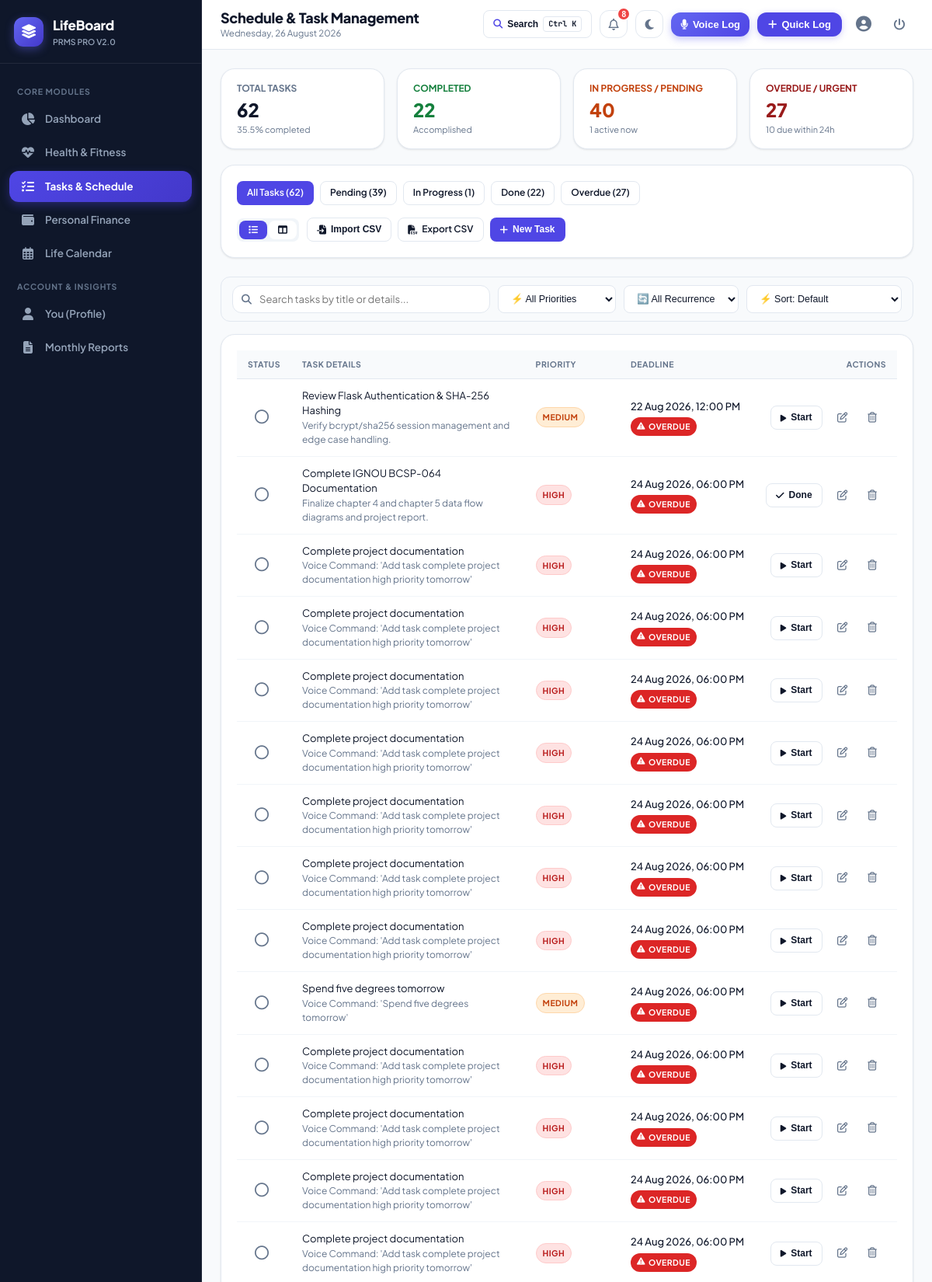
/tasks (signed in, upper part), run on the app's committed database.
### tables this page shows
CREATE TABLE tasks (
        task_id INTEGER PRIMARY KEY AUTOINCREMENT,
        user_id INTEGER NOT NULL,
        title VARCHAR(100) NOT NULL,
        description TEXT,
        priority VARCHAR(10) NOT NULL CHECK (priority IN ('high', 'medium', 'low')),
        status VARCHAR(15) DEFAULT 'pending' CHECK (status IN ('pending', 'in_progress', 'done')),
        deadline DATETIME NOT NULL,
        completed_at DATETIME,
        created_at DATETIME DEFAULT CURRENT_TIMESTAMP, recurring VARCHAR(20) DEFAULT 'none',
        FOREIGN KEY (user_id) REFERENCES users(user_id) ON DELETE CASCADE
    );

### app.py (the view)
@app.route('/tasks')
@login_required
def tasks():
    user_id = session['user_id']
    filter_status = request.args.get('status', 'all').lower()
    view_mode = request.args.get('view', 'list') # 'list' or 'board'
    task_list = models.get_user_tasks(user_id, filter_status=filter_status)
    task_summary = models.get_task_summary(user_id)
    pending_tasks = [t for t in task_list if t['status'] == 'pending']
    in_progress_tasks = [t for t in task_list if t['status'] == 'in_progress']
    done_tasks = [t for t in task_list if t['status'] == 'done']
    return render_template('tasks/index.html',
                           tasks=task_list,
                           summary=task_summary,
                           current_filter=filter_status,
                           view_mode=view_mode,
                           pending_tasks=pending_tasks,
                           in_progress_tasks=in_progress_tasks,
                           done_tasks=done_tasks)

### templates/tasks/index.html (shortened to what this page needs)
{% extends "base.html" %}
{% block page_title %}Schedule & Task Management{% endblock %}
{% block content %}
<div class="grid-4">
  <div class="card" style="padding: 16px 20px;">
    <div style="font-size: 12px; font-weight: 700; color: var(--text-muted); text-transform: uppercase;">Total Tasks</div>
    <div style="font-size: 24px; font-weight: 800; color: var(--text-main);">{{ summary.total }}</div>
    <div style="font-size: 11px; color: var(--text-muted);">{{ summary.completion_rate }}% completed</div>
  </div>
  <div class="card" style="padding: 16px 20px;">
    <div style="font-size: 12px; font-weight: 700; color: #15803d; text-transform: uppercase;">Completed</div>
    <div style="font-size: 24px; font-weight: 800; color: #15803d;">{{ summary.done }}</div>
    <div style="font-size: 11px; color: var(--text-muted);">Accomplished</div>
  </div>
  <div class="card" style="padding: 16px 20px;">
    <div style="font-size: 12px; font-weight: 700; color: #c2410c; text-transform: uppercase;">In Progress / Pending</div>
    <div style="font-size: 24px; font-weight: 800; color: #c2410c;">{{ summary.pending + summary.in_progress }}</div>
    <div style="font-size: 11px; color: var(--text-muted);">{{ summary.in_progress }} active now</div>
  </div>
  <div class="card" style="padding: 16px 20px;">
    <div style="font-size: 12px; font-weight: 700; color: #991b1b; text-transform: uppercase;">Overdue / Urgent</div>
    <div style="font-size: 24px; font-weight: 800; color: #991b1b;">{{ summary.overdue }}</div>
    <div style="font-size: 11px; color: var(--text-muted);">{{ summary.due_soon }} due within 24h</div>
  </div>
</div>
<div class="card" style="margin-bottom: 24px;">
  <div style="display: flex; justify-content: space-between; align-items: center; flex-wrap: wrap; gap: 16px;">
    <div style="display: flex; gap: 8px; flex-wrap: wrap;">
      <a href="{{ url_for('tasks', status='all', view=view_mode) }}" class="btn btn-sm {% if current_filter == 'all' %}btn-primary{% else %}btn-secondary{% endif %}">
        All Tasks ({{ summary.total }})
      </a>
      <a href="{{ url_for('tasks', status='pending', view=view_mode) }}" class="btn btn-sm {% if current_filter == 'pending' %}btn-primary{% else %}btn-secondary{% endif %}">
        Pending ({{ summary.pending }})
      </a>
      <a href="{{ url_for('tasks', status='in_progress', view=view_mode) }}" class="btn btn-sm {% if current_filter == 'in_progress' %}btn-primary{% else %}btn-secondary{% endif %}">
        In Progress ({{ summary.in_progress }})
      </a>
      <a href="{{ url_for('tasks', status='done', view=view_mode) }}" class="btn btn-sm {% if current_filter == 'done' %}btn-primary{% else %}btn-secondary{% endif %}">
        Done ({{ summary.done }})
      </a>
      <a href="{{ url_for('tasks', status='overdue', view=view_mode) }}" class="btn btn-sm {% if current_filter == 'overdue' %}btn-danger{% else %}btn-secondary{% endif %}">
        Overdue ({{ summary.overdue }})
      </a>
    </div>
    <div style="display: flex; gap: 10px; align-items: center;">
      <div style="background: #f1f5f9; padding: 3px; border-radius: 8px; display: flex; gap: 2px;">
        <a href="{{ url_for('tasks', status=current_filter, view='list') }}" class="btn btn-sm {% if view_mode == 'list' %}btn-primary{% else %}btn-secondary{% endif %}" style="border: none;" title="List View">
          <i class="fa-solid fa-list"></i>
        </a>
        <a href="{{ url_for('tasks', status=current_filter, view='board') }}" class="btn btn-sm {% if view_mode == 'board' %}btn-primary{% else %}btn-secondary{% endif %}" style="border: none;" title="Kanban Board View">
          <i class="fa-solid fa-table-columns"></i>
        </a>
      </div>
      <div style="display: flex; gap: 8px; flex-wrap: wrap;">
        <button class="btn btn-secondary btn-sm" onclick="openModal('importTaskCsvModal')" title="Import Tasks from CSV">
          <i class="fa-solid fa-file-import"></i> Import CSV
        </button>
        <a href="{{ url_for('export_csv', module_name='tasks') }}" class="btn btn-secondary btn-sm" title="Export Tasks to CSV">
          <i class="fa-solid fa-file-csv"></i> Export CSV
        </a>
        <button class="btn btn-primary btn-sm" onclick="openModal('addTaskModal')">
          <i class="fa-solid fa-plus"></i> New Task
        </button>
      </div>
    </div>
  </div>
</div>
<div class="filter-toolbar">
  <div class="search-box">
    <input type="text" id="taskSearchInput" class="form-control" placeholder="Search tasks by title or details...">
  </div>
  <select id="taskPriorityFilter" class="filter-select">
    <option value="all">⚡ All Priorities</option>
  </select>
  <select id="taskRecurrenceFilter" class="filter-select">
    <option value="all">🔄 All Recurrence</option>
  </select>
  <select id="taskSortSelect" class="sort-select">
    <option value="default">⚡ Sort: Default</option>
  </select>
</div>
{% if view_mode == 'board' %}
<div class="kanban-grid">
  <div class="kanban-col">
    <div class="kanban-header">
      <span><i class="fa-regular fa-circle" style="color: #64748b; margin-right: 6px;"></i>Pending</span>
      <span class="badge badge-secondary">{{ pending_tasks | length }}</span>
    </div>
    {% for task in pending_tasks %}
    <div class="kanban-card" data-title="{{ task.title | escape }}" data-priority="{{ task.priority }}" data-recurring="{{ task.recurring or 'none' }}" data-date="{{ task.deadline }}">
      <div style="display: flex; justify-content: space-between; align-items: flex-start; margin-bottom: 6px;">
        <div style="display: flex; gap: 4px; flex-wrap: wrap;">
          <span class="badge badge-priority-{{ task.priority }}">{{ task.priority }}</span>
          {% if task.recurring and task.recurring != 'none' %}
            <span class="badge badge-secondary" style="font-size: 10.5px;" title="Repeats {{ task.recurring|title }}"><i class="fa-solid fa-repeat"></i> {{ task.recurring|title }}</span>
          {% endif %}
        </div>
        {% if task.is_overdue %}
          <span class="badge badge-overdue">OVERDUE</span>
        {% elif task.is_due_soon %}
          <span class="badge badge-due-soon">Due Soon</span>
        {% endif %}
      </div>
      <h4 style="font-size: 14px; margin-bottom: 6px;">{{ task.title }}</h4>
      {% if task.description %}
      <p style="font-size: 12px; color: var(--text-muted); margin-bottom: 10px;">{{ task.description }}</p>
      {% endif %}
      <div style="font-size: 11px; color: var(--text-muted); margin-bottom: 10px;">
        <i class="fa-regular fa-clock"></i> {{ task.deadline_dt.strftime('%d %b, %I:%M %p') }}
      </div>
      <div style="display: flex; gap: 6px; border-top: 1px solid var(--border-light); padding-top: 8px;">
        <form action="{{ url_for('update_task_status_route', task_id=task.task_id) }}" method="POST" style="margin: 0;">
          <input type="hidden" name="status" value="in_progress">
          <button type="submit" class="btn btn-secondary btn-sm" style="font-size: 11px;">Start</button>
        </form>
        <form action="{{ url_for('update_task_status_route', task_id=task.task_id) }}" method="POST" style="margin: 0;">
          <input type="hidden" name="status" value="done">
          <button type="submit" class="btn btn-secondary btn-sm" style="font-size: 11px;"><i class="fa-solid fa-check"></i> Done</button>
        </form>
      </div>
    </div>
    {% endfor %}
  </div>
  <div class="kanban-col">
    <div class="kanban-header">
      <span><i class="fa-solid fa-spinner" style="color: #ea580c; margin-right: 6px;"></i>In Progress</span>
      <span class="badge badge-secondary">{{ in_progress_tasks | length }}</span>
    </div>
    {% for task in in_progress_tasks %}
    <div class="kanban-card" style="border-left: 3px solid #ea580c;" data-title="{{ task.title | escape }}" data-priority="{{ task.priority }}" data-recurring="{{ task.recurring or 'none' }}" data-date="{{ task.deadline }}">
      <div style="display: flex; justify-content: space-between; align-items: flex-start; margin-bottom: 6px;">
        <div style="display: flex; gap: 4px; flex-wrap: wrap;">
          <span class="badge badge-priority-{{ task.priority }}">{{ task.priority }}</span>
          {% if task.recurring and task.recurring != 'none' %}
            <span class="badge badge-secondary" style="font-size: 10.5px;" title="Repeats {{ task.recurring|title }}"><i class="fa-solid fa-repeat"></i> {{ task.recurring|title }}</span>
          {% endif %}
        </div>
        {% if task.is_overdue %}
          <span class="badge badge-overdue">OVERDUE</span>
        {% elif task.is_due_soon %}
          <span class="badge badge-due-soon">Due Soon</span>
        {% endif %}
      </div>
      <h4 style="font-size: 14px; margin-bottom: 6px;">{{ task.title }}</h4>
      {% if task.description %}
      <p style="font-size: 12px; color: var(--text-muted); margin-bottom: 10px;">{{ task.description }}</p>
      {% endif %}
      <div style="font-size: 11px; color: var(--text-muted); margin-bottom: 10px;">
        <i class="fa-regular fa-clock"></i> {{ task.deadline_dt.strftime('%d %b, %I:%M %p') }}
      </div>
      <div style="display: flex; gap: 6px; border-top: 1px solid var(--border-light); padding-top: 8px;">
        <form action="{{ url_for('update_task_status_route', task_id=task.task_id) }}" method="POST" style="margin: 0;">
          <input type="hidden" name="status" value="done">
          <button type="submit" class="btn btn-primary btn-sm" style="font-size: 11px;"><i class="fa-solid fa-check"></i> Complete</button>
        </form>
      </div>
    </div>
    {% endfor %}
  </div>
  <div class="kanban-col">
    <div class="kanban-header">
      <span><i class="fa-solid fa-circle-check" style="color: var(--success); margin-right: 6px;"></i>Completed</span>
      <span class="badge badge-secondary">{{ done_tasks | length }}</span>
    </div>
    {% for task in done_tasks %}
    <div class="kanban-card" style="opacity: 0.75;" data-title="{{ task.title | escape }}" data-priority="{{ task.priority }}" data-recurring="{{ task.recurring or 'none' }}" data-date="{{ task.deadline }}">
      <div style="display: flex; justify-content: space-between; align-items: flex-start; margin-bottom: 6px;">
        <h4 style="font-size: 14px; text-decoration: line-through; margin-bottom: 6px;">{{ task.title }}</h4>
        {% if task.recurring and task.recurring != 'none' %}
          <span class="badge badge-secondary" style="font-size: 10px;" title="Repeats {{ task.recurring|title }}"><i class="fa-solid fa-repeat"></i> {{ task.recurring|title }}</span>
        {% endif %}
      </div>
      <div style="font-size: 11px; color: var(--text-muted);">
        Completed on {{ task.completed_at or 'Recently' }}
      </div>
    </div>
    {% endfor %}
  </div>
</div>
{% else %}
<div class="card">
  {% if tasks %}
  <div class="table-responsive desktop-only-table">
    <table class="table-custom">
      <thead>
        <tr>
          <th style="width: 40px;">Status</th>
          <th>Task Details</th>
          <th>Priority</th>
          <th>Deadline</th>
          <th style="text-align: right;">Actions</th>
        </tr>
      </thead>
      <tbody id="taskTableBody">
        {% for t in tasks %}
        <tr class="{% if t.status == 'done' %}task-item status-done{% endif %}" data-title="{{ t.title | escape }}" data-priority="{{ t.priority }}" data-recurring="{{ t.recurring or 'none' }}" data-date="{{ t.deadline }}">
          <td>
            <form action="{{ url_for('update_task_status_route', task_id=t.task_id) }}" method="POST" style="margin: 0;">
              {% if t.status == 'done' %}
                <input type="hidden" name="status" value="pending">
                <button type="submit" class="btn-icon" title="Mark as Pending" style="color: var(--success);">
                  <i class="fa-solid fa-circle-check" style="font-size: 18px;"></i>
                </button>
              {% else %}
                <button type="submit" class="btn-icon" title="Mark as Done" onclick="triggerConfetti()">
                  <i class="fa-regular fa-circle" style="font-size: 18px;"></i>
                </button>
              {% endif %}
            </form>
          </td>
          <td>
            <div class="task-title" style="{% if t.status == 'done' %}text-decoration: line-through; color: var(--text-muted);{% endif %}">
              {{ t.title }}
            </div>
            {% if t.description %}
            <div style="font-size: 12px; color: var(--text-muted);">{{ t.description }}</div>
            {% endif %}
          </td>
          <td>
            <div style="display: flex; gap: 4px; flex-wrap: wrap;">
              <span class="badge badge-priority-{{ t.priority }}">{{ t.priority }}</span>
            </div>
          </td>
          <td>
            <div style="font-size: 13px; font-weight: 500; white-space: nowrap;">
              {{ t.deadline_dt.strftime('%d %b %Y, %I:%M %p') }}
            </div>
            {% if t.is_overdue %}
              <span class="badge badge-overdue" style="margin-top: 4px;"><i class="fa-solid fa-triangle-exclamation"></i> OVERDUE</span>
            {% elif t.is_due_soon %}
              <span class="badge badge-due-soon" style="margin-top: 4px;"><i class="fa-solid fa-clock"></i> Due Soon</span>
            {% endif %}
          </td>
          <td style="text-align: right; white-space: nowrap;">
            {% if t.status != 'done' %}
            <form action="{{ url_for('update_task_status_route', task_id=t.task_id) }}" method="POST" style="display: inline-block; margin-right: 6px;">
              <button type="submit" class="btn btn-secondary btn-sm" {% if t.status == 'in_progress' %}onclick="triggerConfetti()"{% endif %}>
                {% if t.status == 'pending' %}<i class="fa-solid fa-play" style="font-size: 10px;"></i> Start{% else %}<i class="fa-solid fa-check"></i> Done{% endif %}
              </button>
            </form>
            {% endif %}
            <button type="button" class="btn-icon" title="Edit Task" onclick="openEditTaskModal({{ t.task_id }}, '{{ t.title | escape }}', '{{ (t.description or '') | escape }}', '{{ t.priority }}', '{{ t.deadline }}', '{{ t.recurring }}')">
              <i class="fa-regular fa-pen-to-square"></i>
            </button>
            <form action="{{ url_for('delete_task_route', task_id=t.task_id) }}" method="POST" style="display: inline;" data-confirm="Are you sure you want to delete this task?">
              <button type="submit" class="btn-icon danger" title="Delete Task">
                <i class="fa-regular fa-trash-can"></i>
              </button>
            </form>
          </td>
        </tr>
        {% endfor %}
      </tbody>
    </table>
  </div>
  {% endif %}
</div>
{% endif %}
{% endblock %}

### data on the page
tasks: status "pending" (drawn), title "Review Flask Authentication & SHA-256 Hashing", description "Verify bcrypt/sha256 session management and edge case handling.", priority "MEDIUM", deadline_dt "22 Aug 2026, 12:00 PM"
tasks: status "in_progress" (drawn), title "Complete IGNOU BCSP-064 Documentation", description "Finalize chapter 4 and chapter 5 data flow diagrams and project report.", priority "HIGH", deadline_dt "24 Aug 2026, 06:00 PM"
tasks: status "pending" (drawn), title "Complete project documentation", description "Voice Command: 'Add task complete project documentation high priority tomorrow'", priority "HIGH", deadline_dt "24 Aug 2026, 06:00 PM"
tasks: status "pending" (drawn), title "Complete project documentation", description "Voice Command: 'Add task complete project documentation high priority tomorrow'", priority "HIGH", deadline_dt "24 Aug 2026, 06:00 PM"
tasks: status "pending" (drawn), title "Complete project documentation", description "Voice Command: 'Add task complete project documentation high priority tomorrow'", priority "HIGH", deadline_dt "24 Aug 2026, 06:00 PM"
tasks: status "pending" (drawn), title "Complete project documentation", description "Voice Command: 'Add task complete project documentation high priority tomorrow'", priority "HIGH", deadline_dt "24 Aug 2026, 06:00 PM"
tasks: status "pending" (drawn), title "Complete project documentation", description "Voice Command: 'Add task complete project documentation high priority tomorrow'", priority "HIGH", deadline_dt "24 Aug 2026, 06:00 PM"
tasks: status "pending" (drawn), title "Complete project documentation", description "Voice Command: 'Add task complete project documentation high priority tomorrow'", priority "HIGH", deadline_dt "24 Aug 2026, 06:00 PM"
tasks: status "pending" (drawn), title "Complete project documentation", description "Voice Command: 'Add task complete project documentation high priority tomorrow'", priority "HIGH", deadline_dt "24 Aug 2026, 06:00 PM"
tasks: status "pending" (drawn), title "Spend five degrees tomorrow", description "Voice Command: 'Spend five degrees tomorrow'", priority "MEDIUM", deadline_dt "24 Aug 2026, 06:00 PM"
tasks: status "pending" (drawn), title "Complete project documentation", description "Voice Command: 'Add task complete project documentation high priority tomorrow'", priority "HIGH", deadline_dt "24 Aug 2026, 06:00 PM"
tasks: status "pending" (drawn), title "Complete project documentation", description "Voice Command: 'Add task complete project documentation high priority tomorrow'", priority "HIGH", deadline_dt "24 Aug 2026, 06:00 PM"
tasks: status "pending" (drawn), title "Complete project documentation", description "Voice Command: 'Add task complete project documentation high priority tomorrow'", priority "HIGH", deadline_dt "24 Aug 2026, 06:00 PM"
tasks: status "pending" (drawn), title "Complete project documentation", description "Voice Command: 'Add task complete project documentation high priority tomorrow'", priority "HIGH", deadline_dt "24 Aug 2026, 06:00 PM"

### other printed values
{{ unread_notifications_count }} "8"
{{ summary.total }} "62"
{{ summary.completion_rate }} "35.5"
{{ summary.done }} "22"
{{ summary.pending + summary.in_progress }} "40"
{{ summary.in_progress }} "1"
{{ summary.overdue }} "27"
{{ summary.due_soon }} "10"
{{ summary.pending }} "39"
